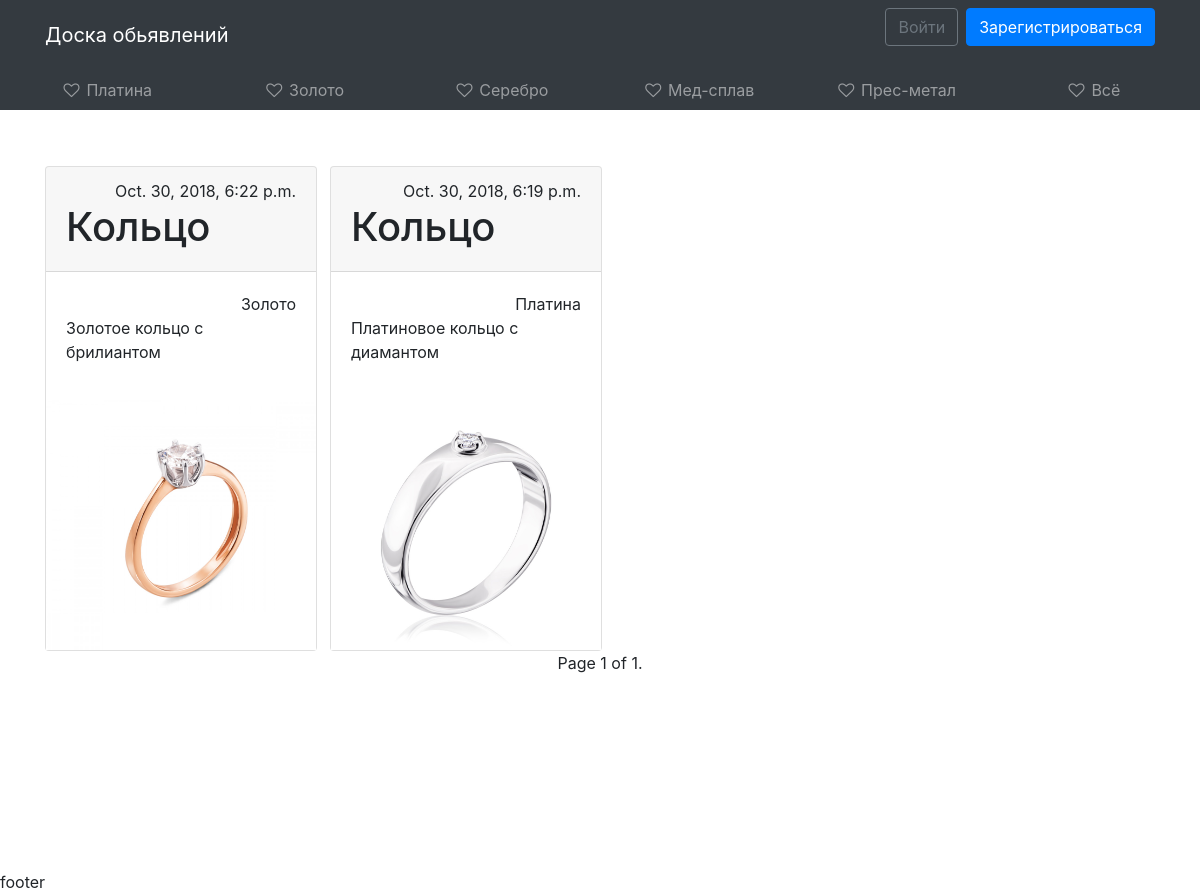
The app's page /, older data.
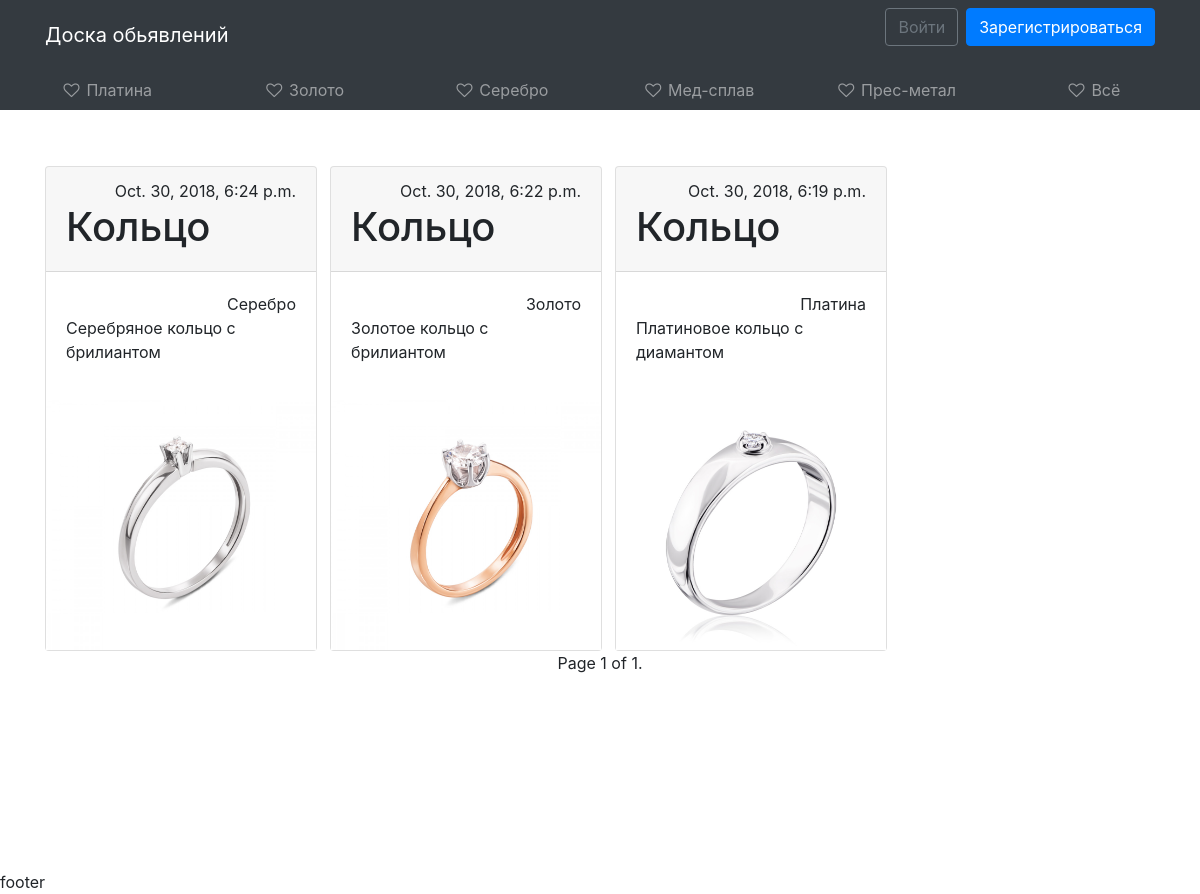
The same page, newer data.
### core/models.py (models this page shows, shortened)
class Category(models.Model):
    category_name = models.CharField(max_length = 20, blank=False, verbose_name=u'category name')

class Product(models.Model):
    DELETED = 0
    TO_MODERETION = 1
    ACTIVE = 2
    MODERATING = (
        (DELETED, 'Deleted'),
        (TO_MODERETION, 'To moderation'),
        (ACTIVE, 'Active')
    )
    STANDART = 0
    VIP = 1
    TO_VIP = (
        (STANDART, 'Standart'),
        (VIP, 'VIP')
    )
    VIP_MODER = (
        (STANDART, 'No VIP'),
        (VIP, 'Want VIP')
    )
    product_user = models.ForeignKey(User, on_delete=models.CASCADE, verbose_name=u'user', default='')
    product_category = models.ForeignKey('Category', on_delete=models.DO_NOTHING, verbose_name=u'category', related_name='product')
    product_name = models.CharField(max_length=20, blank=False, verbose_name=u'name')
    product_image = models.ImageField(verbose_name=u'foto', default='images/No-image.jpg')
    product_info = models.TextField(verbose_name=u'info')
    product_price = models.PositiveIntegerField(verbose_name=u'price')
    product_status = models.IntegerField(choices=MODERATING, default=TO_MODERETION, verbose_name=u'status')
    product_vip = models.IntegerField(choices=TO_VIP, default=STANDART, verbose_name=u'VIP status')
    product_vip_moderation = models.IntegerField(choices=VIP_MODER, default=STANDART, verbose_name=u'VIP moderation')
    product_datatime_creation = models.DateTimeField(verbose_name=u'Created', auto_now_add=True)

### core/views.py (the view)
# urls.py: path('', views.HomeView.as_view(), name='home'),
class HomeView(ListViewMixin, View):
    template_name = 'core/home.html'
    def get(self, request):
        return super().get(request=request, product_vip=1)

### core/mixinviews.py (called while the page is built)
    def get(self, request, **kwargs):
        context = {}
        context['category'] = Category.objects.all()
        context['product'] = Paginator(
            get_list_or_404(
                Product.objects.order_by('-product_datatime_creation').all(), **kwargs
            ), self.paginete_by
        ).get_page(request.GET.get('page'))
        return render(request, template_name='core/home.html', context=context)

### templates/core/home.html (shortened to what this page needs)
{% extends 'base.html' %}
{% load staticfiles %}
{% block content %}
<div class="container">
<div class="row">
{% for item in product %}
  <div class="col col-md-6 col-lg-4 col-xl-3 mt-5">
    <div class="card" id="card">
        <div class="card-header">
            <div class="text-right">
                <p1>{{ item.product_datatime_creation }}</p1>
            </div>
        <h1>{{ item.product_name }}</h1>
        </div>
      <div class="card-body">
          <div class="text-right">
              {{ item.product_category.category_name }}
          </div>
          <p>{{ item.product_info }}</p>
      </div>
        <img src="{{ item.product_image.url }}" alt="..." onclick="location.href='{% url 'detail' pid=item.id %}'" height="250">
    </div>
  </div>
{% endfor %}
</div>
</div>
<div class="pagination">
    <span class="step-links">
        <span class="current">
            Page {{ product.number }} of {{ product.paginator.num_pages }}.
        </span>
    </span>
</div>
{% endblock %}

### templates/base.html (shortened to what this page needs)
{% load staticfiles %}
<html lang="en">
<head>
    <link rel="stylesheet" href="https://stackpath.bootstrapcdn.com/bootstrap/4.1.3/css/bootstrap.min.css">
    <link rel="stylesheet" href="https://cdnjs.cloudflare.com/ajax/libs/font-awesome/4.7.0/css/font-awesome.css">
    <link rel="stylesheet" href="{% static '/css/style.css' %}">
</head>
<body>
{% include 'header.html' %}
{% block sidebar %}
<div class="container-fluid h-100">
    <div class="row d-flex flex-row">
        <aside class="col-1 col-md-2 col-lg-12 h-md-100 p-0 bg-dark top">
            <nav class="navbar navbar-expand navbar-dark bg-dark p-0 px-lg-2">
                <div class="collapse navbar-collapse">
                    <ul class="flex-column flex-lg-row navbar-nav w-100 justify-content-center align-items-center align-items-sm-start text-left text-lg-center">
                        {% for item in category %}
                        <li class="nav-item w-100">
                            <a class="nav-link text-truncate" href="{% url 'category' pid=item.id %}"><i class="fa fa-heart-o fa-fw"></i> <span class="d-none d-md-inline">{{ item.category_name }}</span></a>
                        </li>
                        {% endfor %}
                        <li class="nav-item w-100">
                            <a class="nav-link text-truncate" href="{% url 'all' %}"><i class="fa fa-heart-o fa-fw"></i> <span class="d-none d-md-inline">Всё</span></a>
                        </li>
                    </ul>
                </div>
            </nav>
        </aside>
        <main class="col-11 col-md-10 col-lg-12 bg-faded py-2">
            {% endblock %}
            {% block content %}{% endblock %}
        </main>
    </div>
</div>
<div>
    {% include 'footer.html' %}
</div>
</body>
</html>

Row changes from the older to the newer data that the page shows:
now on this page (row edited): Product: product_datatime_creation "Oct. 30, 2018, 6:24 p.m.", product_name "Кольцо", product_category.category_name "Серебро", product_info "Серебряное кольцо с брилиантом", product_image (picture)
